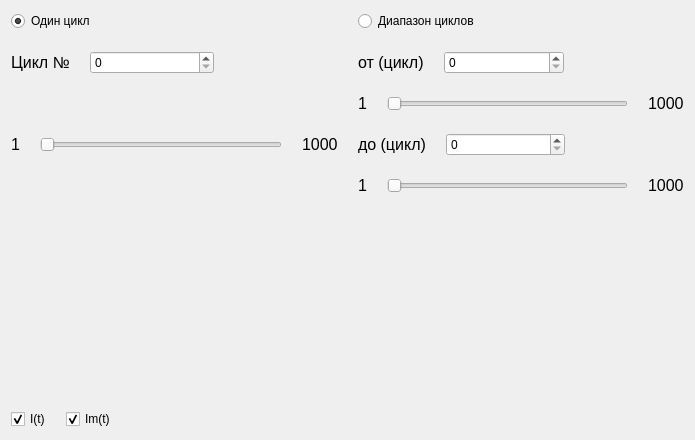
<?xml version="1.0" encoding="UTF-8"?>
<ui version="4.0">
 <class>StateVarPanel</class>
 <widget class="QWidget" name="StateVarPanel">
  <property name="geometry">
   <rect>
    <x>0</x>
    <y>0</y>
    <width>695</width>
    <height>440</height>
   </rect>
  </property>
  <property name="windowTitle">
   <string>Form</string>
  </property>
  <layout class="QVBoxLayout" name="verticalLayout_2">
   <property name="spacing">
    <number>20</number>
   </property>
   <item>
    <widget class="QWidget" name="wgt_setup" native="true">
     <layout class="QHBoxLayout" name="horizontalLayout_13">
      <property name="spacing">
       <number>20</number>
      </property>
      <property name="leftMargin">
       <number>0</number>
      </property>
      <property name="topMargin">
       <number>0</number>
      </property>
      <property name="rightMargin">
       <number>0</number>
      </property>
      <property name="bottomMargin">
       <number>0</number>
      </property>
      <item>
       <layout class="QVBoxLayout" name="verticalLayout_4">
        <item>
         <widget class="QRadioButton" name="rad_signle_cycle">
          <property name="text">
           <string>Один цикл</string>
          </property>
          <property name="checked">
           <bool>true</bool>
          </property>
         </widget>
        </item>
        <item>
         <layout class="QVBoxLayout" name="verticalLayout">
          <item>
           <layout class="QHBoxLayout" name="horizontalLayout_2" stretch="0,0,0">
            <item>
             <widget class="QLabel" name="lbl_cycle">
              <property name="text">
               <string>&lt;html&gt;&lt;head/&gt;&lt;body&gt;&lt;p&gt;&lt;span style=&quot; font-size:12pt;&quot;&gt;Цикл №&lt;/span&gt;&lt;/p&gt;&lt;/body&gt;&lt;/html&gt;</string>
              </property>
             </widget>
            </item>
            <item>
             <widget class="QSpinBox" name="spin_cycle">
              <property name="sizePolicy">
               <sizepolicy hsizetype="Expanding" vsizetype="Fixed">
                <horstretch>0</horstretch>
                <verstretch>0</verstretch>
               </sizepolicy>
              </property>
              <property name="minimumSize">
               <size>
                <width>0</width>
                <height>0</height>
               </size>
              </property>
              <property name="maximumSize">
               <size>
                <width>200</width>
                <height>16777215</height>
               </size>
              </property>
             </widget>
            </item>
            <item>
             <spacer name="horizontalSpacer">
              <property name="orientation">
               <enum>Qt::Orientation::Horizontal</enum>
              </property>
              <property name="sizeHint" stdset="0">
               <size>
                <width>40</width>
                <height>20</height>
               </size>
              </property>
             </spacer>
            </item>
           </layout>
          </item>
          <item>
           <layout class="QHBoxLayout" name="horizontalLayout">
            <item>
             <widget class="QLabel" name="lbl_cycle_min">
              <property name="text">
               <string>&lt;html&gt;&lt;head/&gt;&lt;body&gt;&lt;p&gt;&lt;span style=&quot; font-size:12pt;&quot;&gt;1&lt;/span&gt;&lt;/p&gt;&lt;/body&gt;&lt;/html&gt;</string>
              </property>
             </widget>
            </item>
            <item>
             <widget class="QSlider" name="slider_cycle">
              <property name="orientation">
               <enum>Qt::Orientation::Horizontal</enum>
              </property>
             </widget>
            </item>
            <item>
             <widget class="QLabel" name="lbl_cycle_max">
              <property name="text">
               <string>&lt;html&gt;&lt;head/&gt;&lt;body&gt;&lt;p&gt;&lt;span style=&quot; font-size:12pt;&quot;&gt;1000&lt;/span&gt;&lt;/p&gt;&lt;/body&gt;&lt;/html&gt;</string>
              </property>
             </widget>
            </item>
           </layout>
          </item>
         </layout>
        </item>
       </layout>
      </item>
      <item>
       <layout class="QVBoxLayout" name="verticalLayout_6">
        <item>
         <widget class="QRadioButton" name="rad_cycles_interval">
          <property name="text">
           <string>Диапазон циклов</string>
          </property>
          <property name="checked">
           <bool>false</bool>
          </property>
         </widget>
        </item>
        <item>
         <layout class="QVBoxLayout" name="verticalLayout_5">
          <item>
           <layout class="QHBoxLayout" name="horizontalLayout_9" stretch="0,0,0">
            <item>
             <widget class="QLabel" name="lbl_start_cycle">
              <property name="text">
               <string>&lt;html&gt;&lt;head/&gt;&lt;body&gt;&lt;p&gt;&lt;span style=&quot; font-size:12pt;&quot;&gt;от (цикл)&lt;/span&gt;&lt;/p&gt;&lt;/body&gt;&lt;/html&gt;</string>
              </property>
             </widget>
            </item>
            <item>
             <widget class="QSpinBox" name="spin_start_cycle">
              <property name="sizePolicy">
               <sizepolicy hsizetype="Expanding" vsizetype="Fixed">
                <horstretch>0</horstretch>
                <verstretch>0</verstretch>
               </sizepolicy>
              </property>
              <property name="minimumSize">
               <size>
                <width>0</width>
                <height>0</height>
               </size>
              </property>
              <property name="maximumSize">
               <size>
                <width>200</width>
                <height>16777215</height>
               </size>
              </property>
             </widget>
            </item>
            <item>
             <spacer name="horizontalSpacer_2">
              <property name="orientation">
               <enum>Qt::Orientation::Horizontal</enum>
              </property>
              <property name="sizeHint" stdset="0">
               <size>
                <width>40</width>
                <height>20</height>
               </size>
              </property>
             </spacer>
            </item>
           </layout>
          </item>
          <item>
           <layout class="QHBoxLayout" name="horizontalLayout_10">
            <item>
             <widget class="QLabel" name="lbl_start_cycle_min">
              <property name="text">
               <string>&lt;html&gt;&lt;head/&gt;&lt;body&gt;&lt;p&gt;&lt;span style=&quot; font-size:12pt;&quot;&gt;1&lt;/span&gt;&lt;/p&gt;&lt;/body&gt;&lt;/html&gt;</string>
              </property>
             </widget>
            </item>
            <item>
             <widget class="QSlider" name="slider_start_cycle">
              <property name="orientation">
               <enum>Qt::Orientation::Horizontal</enum>
              </property>
             </widget>
            </item>
            <item>
             <widget class="QLabel" name="lbl_start_cycle_max">
              <property name="text">
               <string>&lt;html&gt;&lt;head/&gt;&lt;body&gt;&lt;p&gt;&lt;span style=&quot; font-size:12pt;&quot;&gt;1000&lt;/span&gt;&lt;/p&gt;&lt;/body&gt;&lt;/html&gt;</string>
              </property>
             </widget>
            </item>
           </layout>
          </item>
          <item>
           <layout class="QHBoxLayout" name="horizontalLayout_11" stretch="0,0,0">
            <item>
             <widget class="QLabel" name="lbl_end_cycle">
              <property name="text">
               <string>&lt;html&gt;&lt;head/&gt;&lt;body&gt;&lt;p&gt;&lt;span style=&quot; font-size:12pt;&quot;&gt;до (цикл)&lt;/span&gt;&lt;/p&gt;&lt;/body&gt;&lt;/html&gt;</string>
              </property>
             </widget>
            </item>
            <item>
             <widget class="QSpinBox" name="spin_end_cycle">
              <property name="sizePolicy">
               <sizepolicy hsizetype="Expanding" vsizetype="Fixed">
                <horstretch>0</horstretch>
                <verstretch>0</verstretch>
               </sizepolicy>
              </property>
              <property name="minimumSize">
               <size>
                <width>0</width>
                <height>0</height>
               </size>
              </property>
              <property name="maximumSize">
               <size>
                <width>200</width>
                <height>16777215</height>
               </size>
              </property>
             </widget>
            </item>
            <item>
             <spacer name="horizontalSpacer_3">
              <property name="orientation">
               <enum>Qt::Orientation::Horizontal</enum>
              </property>
              <property name="sizeHint" stdset="0">
               <size>
                <width>40</width>
                <height>20</height>
               </size>
              </property>
             </spacer>
            </item>
           </layout>
          </item>
          <item>
           <layout class="QHBoxLayout" name="horizontalLayout_12">
            <item>
             <widget class="QLabel" name="lbl_end_cycle_min">
              <property name="text">
               <string>&lt;html&gt;&lt;head/&gt;&lt;body&gt;&lt;p&gt;&lt;span style=&quot; font-size:12pt;&quot;&gt;1&lt;/span&gt;&lt;/p&gt;&lt;/body&gt;&lt;/html&gt;</string>
              </property>
             </widget>
            </item>
            <item>
             <widget class="QSlider" name="slider_end_cycle">
              <property name="orientation">
               <enum>Qt::Orientation::Horizontal</enum>
              </property>
             </widget>
            </item>
            <item>
             <widget class="QLabel" name="lbl_end_cycle_max">
              <property name="text">
               <string>&lt;html&gt;&lt;head/&gt;&lt;body&gt;&lt;p&gt;&lt;span style=&quot; font-size:12pt;&quot;&gt;1000&lt;/span&gt;&lt;/p&gt;&lt;/body&gt;&lt;/html&gt;</string>
              </property>
             </widget>
            </item>
           </layout>
          </item>
         </layout>
        </item>
       </layout>
      </item>
     </layout>
    </widget>
   </item>
   <item>
    <layout class="QHBoxLayout" name="horizontalLayout_14" stretch="3">
     <item>
      <layout class="QVBoxLayout" name="verticalLayout_7" stretch="1,0">
       <property name="spacing">
        <number>0</number>
       </property>
       <item>
        <widget class="QWidget" name="mpl_canvas" native="true">
         <layout class="QVBoxLayout" name="verticalLayout_3"/>
        </widget>
       </item>
       <item>
        <layout class="QHBoxLayout" name="horizontalLayout_8">
         <property name="spacing">
          <number>15</number>
         </property>
         <property name="sizeConstraint">
          <enum>QLayout::SizeConstraint::SetDefaultConstraint</enum>
         </property>
         <item>
          <widget class="QCheckBox" name="checkBox">
           <property name="text">
            <string>I(t)</string>
           </property>
           <property name="checked">
            <bool>true</bool>
           </property>
          </widget>
         </item>
         <item>
          <widget class="QCheckBox" name="checkBox_2">
           <property name="text">
            <string>Im(t)</string>
           </property>
           <property name="checked">
            <bool>true</bool>
           </property>
          </widget>
         </item>
         <item>
          <spacer name="horizontalSpacer_4">
           <property name="orientation">
            <enum>Qt::Orientation::Horizontal</enum>
           </property>
           <property name="sizeType">
            <enum>QSizePolicy::Policy::Expanding</enum>
           </property>
           <property name="sizeHint" stdset="0">
            <size>
             <width>40</width>
             <height>20</height>
            </size>
           </property>
          </spacer>
         </item>
        </layout>
       </item>
      </layout>
     </item>
    </layout>
   </item>
  </layout>
 </widget>
 <resources/>
 <connections/>
</ui>
